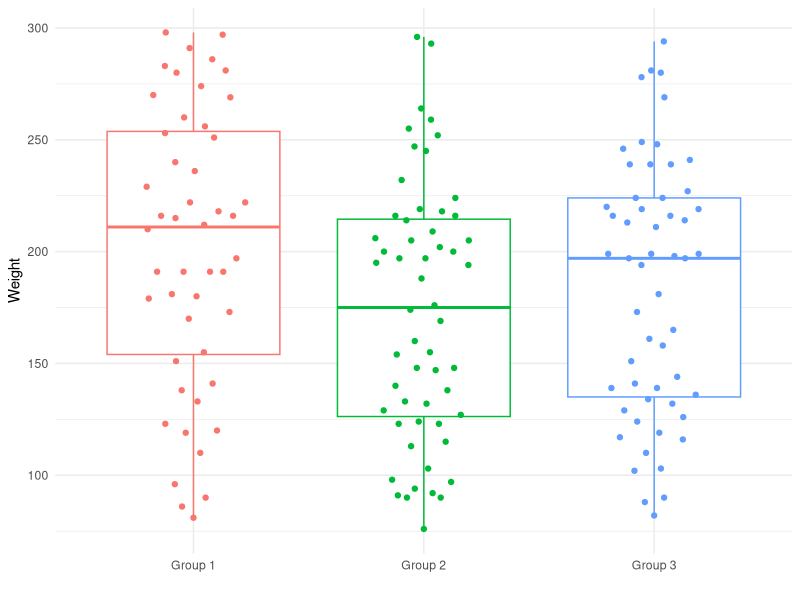

Recreate this plot in R.
## ---- chunk 1
library(tidyverse)
library(bookdown)
## ---- chunk 2
# read in some example data
df <- read_csv("example-data-1.csv")

# display the table, splitting the 99 rows into 3 cols wide
tmp <- cbind(df[1:33,], rep('|', 33), 
             df[34:66,], rep('|', 33), 
             df[67:99,])
names(tmp) <- c('ID', 'class', 'wt', '|', 'ID', 'class', 'wt', 
                '|', 'ID', 'class', 'wt')
knitr::kable(tmp, format = 'latex', booktabs = TRUE, 
             caption = "Original subject data")
## ---- chunk 3
# read in some more data
df2 <- read_csv("example-data-2.csv")

# display the table, splitting the 99 rows into 3 cols wide
tmp <- cbind(df2[1:20,], rep('|', 20), 
             df2[21:40,], rep('|', 20), 
             df2[41:60,])
names(tmp) <- c('ID', 'class', 'wt', '|', 'ID', 'class', 'wt', 
                '|', 'ID', 'class', 'wt')
knitr::kable(tmp, format = 'latex', booktabs = TRUE, 
             caption = "New subject data")
## ---- chunk 4
final_data <- rbind(df, df2)
## ---- chunk 5
final_data %>% 
  ggplot(aes(x = class, y = wt, color = class)) +
  geom_boxplot() +
  ggbeeswarm::geom_quasirandom(width = 0.25) + 
  xlab("") +
  ylab("Weight") + 
  theme_minimal() +
  theme(legend.position = "none")
